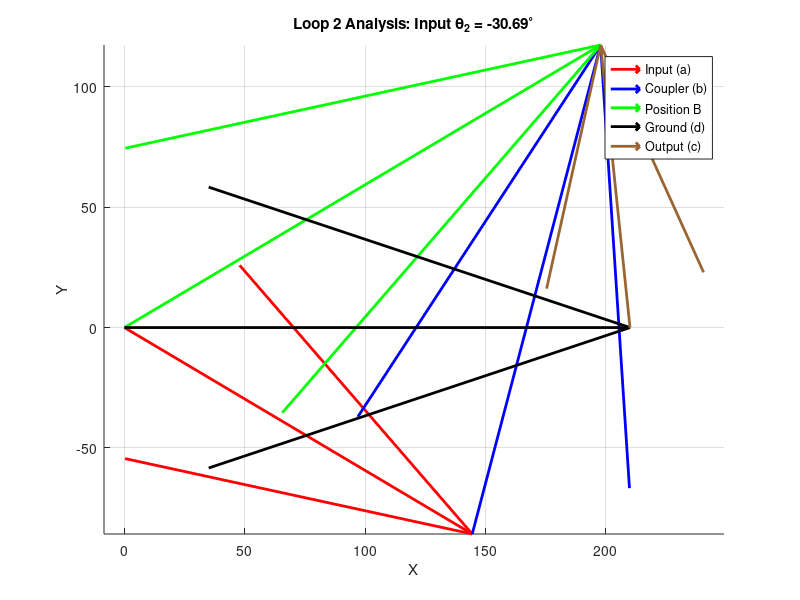

This chart was generated by the following MATLAB code:
clear all; close all; clc;

%% 1. SYSTEM PARAMETERS (Loop 2)
% กำหนดค่าความยาวตามที่คุณระบุ
L1 = 210; % d (Ground)
L2 = 168; % a (Light Blue Link - Input)
L3 = 210; % b (Blue Link - Coupler)
L4 = 118; % c (Brown Link - Output)

a = L2;
b = L3;
c = L4;
d = L1;

% Input Angle (จาก Loop ที่แล้ว)
q2d = -30.69; 
q2 = deg2rad(q2d); % radian angle

%% 2. CALCULATION (Professor's Pattern with K1-K5)
% คำนวณค่า K ทั้ง 5 ตัว
K1 = d/a;
K2 = d/c;
K3 = (a^2 - b^2 + c^2 + d^2) / (2*a*c);
K4 = d/b;
K5 = (c^2 - d^2 - a^2 - b^2) / (2*a*b);

% คำนวณสัมประสิทธิ์ A-F
A = cos(q2) - K1 - K2*cos(q2) + K3;
B = -2*sin(q2);
C = K1 - (K2+1)*cos(q2) + K3;

D = cos(q2) - K1 + K4*cos(q2) + K5;
E = -2*sin(q2);
F = K1 + (K4-1)*cos(q2) + K5;

% คำนวณมุม q4 (Output Link)
q41 = 2*atan((-B + sqrt(B^2 - 4*A*C)) / (2*A)); % Solution 1
q42 = 2*atan((-B - sqrt(B^2 - 4*A*C)) / (2*A)); % Solution 2

% คำนวณมุม q3 (Coupler Link)
q31 = 2*atan((-E + sqrt(E^2 - 4*D*F)) / (2*D)); % Solution 1
q32 = 2*atan((-E - sqrt(E^2 - 4*D*F)) / (2*D)); % Solution 2

% แปลงเป็นองศาเพื่อดูผลลัพธ์
q41d = rad2deg(q41);
q42d = rad2deg(q42);
q31d = rad2deg(q31);
q32d = rad2deg(q32);

fprintf('--- Results ---\n');
fprintf('Input q2 = %.2f deg\n', q2d);
fprintf('Set 1: q3 = %.2f, q4 = %.2f\n', q31d, q41d);
fprintf('Set 2: q3 = %.2f, q4 = %.2f\n', q32d, q42d);

%% 3. VECTOR ANALYSIS & PLOTTING
% สร้าง Vector ตามแพทเทิร์นอาจารย์
RA = a*exp(1j*q2);

% --- Case 1: (Crossed?) ---
% หมายเหตุ: ต้องจับคู่ q3 กับ q4 ให้ถูกคู่ (ปกติ 1 คู่ 1, 2 คู่ 2 แต่อาจสลับกันได้ ต้องเช็ค)
% ลองจับคู่ Set 1 (q31, q41)
RBA1 = b*exp(1j*q31); 
RB1_Left = RA + RBA1;     % หาจุด B จากทางซ้าย (Input -> Coupler)

RO4O2 = d*exp(1j*0);
RBO41 = c*exp(1j*q41);
RB1_Right = RO4O2 + RBO41; % หาจุด B จากทางขวา (Ground -> Output)

% --- Case 2: (Open?) ---
% ลองจับคู่ Set 2 (q32, q42)
RBA2 = b*exp(1j*q32); 
RB2_Left = RA + RBA2;

RBO42 = c*exp(1j*q42);
RB2_Right = RO4O2 + RBO42;

% แยก Component เพื่อ Plot (ใช้ Case 2: Open เป็นตัวอย่างหลักตามโค้ดอาจารย์)
% *คุณเลือกเปลี่ยนตัวแปรตรงนี้ได้ว่าจะเอา set 1 หรือ 2 มาพล็อต*
% สมมติเลือก Set 2 (Open) มาโชว์
RAx = real(RA); RAy = imag(RA);
RBA2x = real(RBA2); RBA2y = imag(RBA2);
RB2x = real(RB2_Left); RB2y = imag(RB2_Left);

RO4O2x = real(RO4O2); RO4O2y = imag(RO4O2);
RBO42x = real(RBO42); RBO42y = imag(RBO42);

%% 4. PLOT (Quiver Style)
figure('Color','w'); hold on; axis equal; grid on;
title(['Loop 2 Analysis: Input \theta_2 = ' num2str(q2d) '^\circ']);

% วาด Input (Red)
quiver(0, 0, RAx, RAy, 0, 'r', 'MaxHeadSize', 0.5, 'LineWidth', 2, 'DisplayName', 'Input (a)');

% วาด Coupler (Blue) - ต่อจากหัวลูกศร Input
quiver(RAx, RAy, RBA2x, RBA2y, 0, 'b', 'MaxHeadSize', 0.5, 'LineWidth', 2, 'DisplayName', 'Coupler (b)');

% วาด Vector ผลลัพธ์จุด B (Green) - ลากจากจุดกำเนิดไปจุด B
quiver(0, 0, RB2x, RB2y, 0, 'g', 'MaxHeadSize', 0.5, 'LineWidth', 2, 'DisplayName', 'Position B');

% วาด Ground (Black)
quiver(0, 0, RO4O2x, RO4O2y, 0, 'k', 'MaxHeadSize', 0.5, 'LineWidth', 2, 'DisplayName', 'Ground (d)');

% วาด Output (Black/Brown) - ลากจาก O4 ไปจุด B
quiver(RO4O2x, RO4O2y, RBO42x, RBO42y, 0, 'Color', [0.6 0.4 0.2], 'MaxHeadSize', 0.5, 'LineWidth', 2, 'DisplayName', 'Output (c)');

legend('Location', 'best');
xlabel('X'); ylabel('Y');

% เช็คความถูกต้อง (Vector Loop Closure Error)
Error_Dist = abs(RB2_Left - RB2_Right);
fprintf('Loop Closure Error: %.4e\n', Error_Dist);
if Error_Dist > 1e-4
    warning('Warning: The loop does not close properly. Try swapping q3/q4 pairs.');
end
